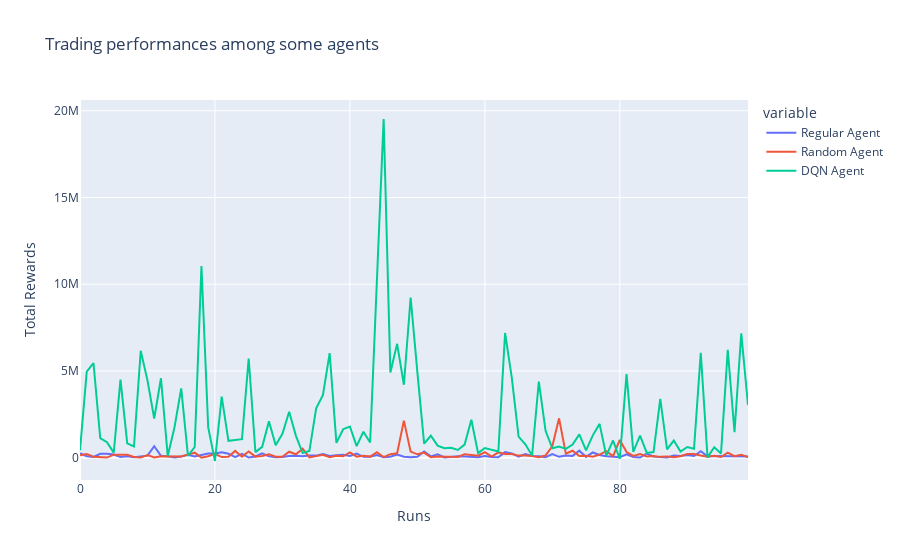

The notebook cell saved with this chart:
### Markdown cell above
##### **Results**

### Code cell
data = pd.DataFrame({'Episode': range(len(total_rewards)), 
                     'Regular Agent': total_rewards,
                     'Random Agent': random_rewards,
                     'DQN Agent': dqn_rewards
                     })

fig = px.line(data, x='Episode', y=['Regular Agent', 'Random Agent', 'DQN Agent'], 
              title='Trading performances among some agents', 
              labels={'Episode':'Runs', 'value':'Total Rewards', 'Total Reward': 'Regular Agent'})

fig.show()
